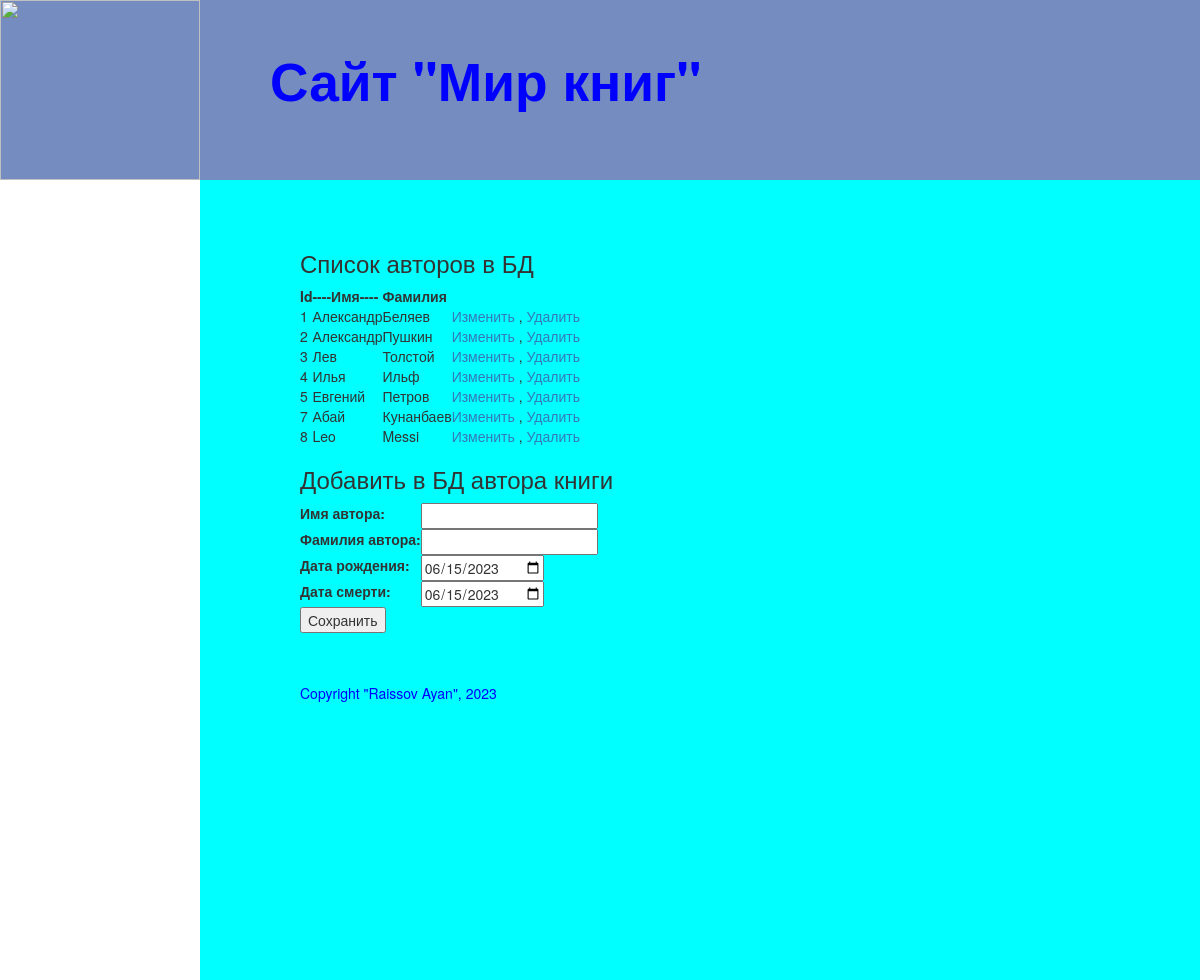
Page /authors_add/ on the committed database.
### catalog/models.py (models this page shows, shortened)
class Author(models.Model):
    first_name = models.CharField(max_length=100, help_text="Введите имя автора", verbose_name="Имя автора")
    last_name = models.CharField(max_length=100, help_text="Введите фамилию автора", verbose_name="Фамилия автора")
    date_of_birth = models.DateField(help_text="Введите дату рождения", verbose_name="Дата рождения", null=True, blank=True)
    date_of_death = models.DateField(help_text="Введите дату смерти", verbose_name="Дата смерти", null=True, blank=True)

### catalog/views.py (the view)
# urls.py: path('authors_add/', views.authors_add, name='authors_add'),
def authors_add(request):
    author = Author.objects.all()
    authorsform = AuthorsForm()
    return render(request, "catalog/authors_add.html", {"form": authorsform, "author": author})

### catalog/forms.py
class AuthorsForm(forms.Form):
    first_name = forms.CharField(label="Имя автора")
    last_name = forms.CharField(label="Фамилия автора")
    date_of_birth = forms.DateField(label="Дата рождения",
                                    initial=format(date.today()),
                                    widget=forms.widgets.DateInput(attrs={'type': 'date'}))
    date_of_death = forms.DateField(label="Дата смерти",
                                    initial=format(date.today()),
                                    widget=forms.widgets.DateInput(attrs={'type': 'date'}))

### catalog/templates/catalog/authors_add.html (shortened to what this page needs)
<!DOCTYPE html>
{% extends "base_generic.html" %}
{% block content %}
<h3>Список авторов в БД</h3>
 <table>
 <thead><th>Id</th><th>----Имя----
 </th><th>Фамилия</th><th></th></thead>
 {% if author %}
 {% for author in author.all %}
 <tr>
 <td>{{author.id}}</td>
 <td>{{author.first_name}}</td>
 <td>{{author.last_name}}</td>
 <td><a href="/edit1/{{author.id}}">Изменить</a> ,
     <a href="/delete/{{author.id}}">Удалить</a></td>
 </tr>
 {% endfor %}
 {% else %}
 <p>В базе данных нет авторов</p>
 {% endif %}
 </table>
<h3>Добавить в БД автора книги</h3>
<form method="POST" action="/create/">
 <table>
 {{ form }}
 </table>
 <input type="submit" value="Сохранить" >
</form>
{% endblock %}

### rows in the picture
Author: id "1", first_name "Александр", last_name "Беляев"
Author: id "2", first_name "Александр", last_name "Пушкин"
Author: id "3", first_name "Лев", last_name "Толстой"
Author: id "4", first_name "Илья", last_name "Ильф"
Author: id "5", first_name "Евгений", last_name "Петров"
Author: id "7", first_name "Абай", last_name "Кунанбаев"
Author: id "8", first_name "Leo", last_name "Messi"
